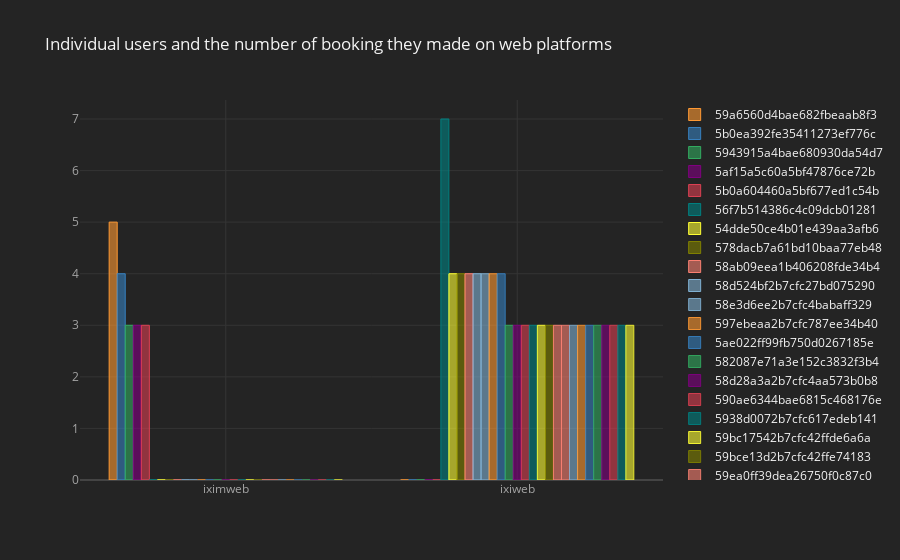

Here is the notebook cell this chart was saved with:
### Markdown cell above
Visualizing the results in a bar plot. The bar plot below shows the individual users and the number of bookings they have made more than twice on the web platforms (**iximweb** and **ixiweb**)

### Code cell
new.iplot(kind = 'bar', title = 'Individual users and the number of booking they made on web platforms')

### Figure 1 — Plotly figure (JSON) as saved in the notebook; plotly's stock layout.template omitted (floating-point values rounded to 4 significant figures)
{"data": [{"marker": {"color": "rgba(255, 153, 51, 0.6)", "line": {"color": "rgba(255, 153, 51, 1.0)", "width": 1}}, "name": "59a6560d4bae682fbeaab8f3", "orientation": "v", "text": "", "type": "bar", "x": ["iximweb", "ixiweb"], "y": [5, 0]}, {"marker": {"color": "rgba(55, 128, 191, 0.6)", "line": {"color": "rgba(55, 128, 191, 1.0)", "width": 1}}, "name": "5b0ea392fe35411273ef776c", "orientation": "v", "text": "", "type": "bar", "x": ["iximweb", "ixiweb"], "y": [4, 0]}, {"marker": {"color": "rgba(50, 171, 96, 0.6)", "line": {"color": "rgba(50, 171, 96, 1.0)", "width": 1}}, "name": "5943915a4bae680930da54d7", "orientation": "v", "text": "", "type": "bar", "x": ["iximweb", "ixiweb"], "y": [3, 0]}, {"marker": {"color": "rgba(128, 0, 128, 0.6)", "line": {"color": "rgba(128, 0, 128, 1.0)", "width": 1}}, "name": "5af15a5c60a5bf47876ce72b", "orientation": "v", "text": "", "type": "bar", "x": ["iximweb", "ixiweb"], "y": [3, 0]}, {"marker": {"color": "rgba(219, 64, 82, 0.6)", "line": {"color": "rgba(219, 64, 82, 1.0)", "width": 1}}, "name": "5b0a604460a5bf677ed1c54b", "orientation": "v", "text": "", "type": "bar", "x": ["iximweb", "ixiweb"], "y": [3, 0]}, {"marker": {"color": "rgba(0, 128, 128, 0.6)", "line": {"color": "rgba(0, 128, 128, 1.0)", "width": 1}}, "name": "56f7b514386c4c09dcb01281", "orientation": "v", "text": "", "type": "bar", "x": ["iximweb", "ixiweb"], "y": [0, 7]}, {"marker": {"color": "rgba(255, 255, 51, 0.6)", "line": {"color": "rgba(255, 255, 51, 1.0)", "width": 1}}, "name": "54dde50ce4b01e439aa3afb6", "orientation": "v", "text": "", "type": "bar", "x": ["iximweb", "ixiweb"], "y": [0, 4]}, {"marker": {"color": "rgba(128, 128, 0, 0.6)", "line": {"color": "rgba(128, 128, 0, 1.0)", "width": 1}}, "name": "578dacb7a61bd10baa77eb48", "orientation": "v", "text": "", "type": "bar", "x": ["iximweb", "ixiweb"], "y": [0, 4]}, {"marker": {"color": "rgba(251, 128, 114, 0.6)", "line": {"color": "rgba(251, 128, 114, 1.0)", "width": 1}}, "name": "58ab09eea1b406208fde34b4", "orientation": "v", "text": "", "type": "bar", "x": ["iximweb", "ixiweb"], "y": [0, 4]}, {"marker": {"color": "rgba(128, 177, 211, 0.6)", "line": {"color": "rgba(128, 177, 211, 1.0)", "width": 1}}, "name": "58d524bf2b7cfc27bd075290", "orientation": "v", "text": "", "type": "bar", "x": ["iximweb", "ixiweb"], "y": [0, 4]}, {"marker": {"color": "rgba(128, 177, 211, 0.6)", "line": {"color": "rgba(128, 177, 211, 0.8999999999999999)", "width": 1}}, "name": "58e3d6ee2b7cfc4babaff329", "orientation": "v", "text": "", "type": "bar", "x": ["iximweb", "ixiweb"], "y": [0, 4]}, {"marker": {"color": "rgba(255, 153, 51, 0.6)", "line": {"color": "rgba(255, 153, 51, 0.8999999999999999)", "width": 1}}, "name": "597ebeaa2b7cfc787ee34b40", "orientation": "v", "text": "", "type": "bar", "x": ["iximweb", "ixiweb"], "y": [0, 4]}, {"marker": {"color": "rgba(55, 128, 191, 0.6)", "line": {"color": "rgba(55, 128, 191, 0.8999999999999999)", "width": 1}}, "name": "5ae022ff99fb750d0267185e", "orientation": "v", "text": "", "type": "bar", "x": ["iximweb", "ixiweb"], "y": [0, 4]}, {"marker": {"color": "rgba(50, 171, 96, 0.6)", "line": {"color": "rgba(50, 171, 96, 0.8999999999999999)", "width": 1}}, "name": "582087e71a3e152c3832f3b4", "orientation": "v", "text": "", "type": "bar", "x": ["iximweb", "ixiweb"], "y": [0, 3]}, {"marker": {"color": "rgba(128, 0, 128, 0.6)", "line": {"color": "rgba(128, 0, 128, 0.8999999999999999)", "width": 1}}, "name": "58d28a3a2b7cfc4aa573b0b8", "orientation": "v", "text": "", "type": "bar", "x": ["iximweb", "ixiweb"], "y": [0, 3]}, {"marker": {"color": "rgba(219, 64, 82, 0.6)", "line": {"color": "rgba(219, 64, 82, 0.8999999999999999)", "width": 1}}, "name": "590ae6344bae6815c468176e", "orientation": "v", "text": "", "type": "bar", "x": ["iximweb", "ixiweb"], "y": [0, 3]}, {"marker": {"color": "rgba(0, 128, 128, 0.6)", "line": {"color": "rgba(0, 128, 128, 0.8999999999999999)", "width": 1}}, "name": "5938d0072b7cfc617edeb141", "orientation": "v", "text": "", "type": "bar", "x": ["iximweb", "ixiweb"], "y": [0, 3]}, {"marker": {"color": "rgba(255, 255, 51, 0.6)", "line": {"color": "rgba(255, 255, 51, 0.8999999999999999)", "width": 1}}, "name": "59bc17542b7cfc42ffde6a6a", "orientation": "v", "text": "", "type": "bar", "x": ["iximweb", "ixiweb"], "y": [0, 3]}, {"marker": {"color": "rgba(128, 128, 0, 0.6)", "line": {"color": "rgba(128, 128, 0, 0.8999999999999999)", "width": 1}}, "name": "59bce13d2b7cfc42ffe74183", "orientation": "v", "text": "", "type": "bar", "x": ["iximweb", "ixiweb"], "y": [0, 3]}, {"marker": {"color": "rgba(251, 128, 114, 0.6)", "line": {"color": "rgba(251, 128, 114, 0.8999999999999999)", "width": 1}}, "name": "59ea0ff39dea26750f0c87c0", "orientation": "v", "text": "", "type": "bar", "x": ["iximweb", "ixiweb"], "y": [0, 3]}, {"marker": {"color": "rgba(251, 128, 114, 0.6)", "line": {"color": "rgba(251, 128, 114, 0.7999999999999998)", "width": 1}}, "name": "59edaf329dea266e8daf27b3", "orientation": "v", "text": "", "type": "bar", "x": ["iximweb", "ixiweb"], "y": [0, 3]}, {"marker": {"color": "rgba(128, 177, 211, 0.6)", "line": {"color": "rgba(128, 177, 211, 0.7999999999999998)", "width": 1}}, "name": "5a8705890a384c6e8dbb5213", "orientation": "v", "text": "", "type": "bar", "x": ["iximweb", "ixiweb"], "y": [0, 3]}, {"marker": {"color": "rgba(255, 153, 51, 0.6)", "line": {"color": "rgba(255, 153, 51, 0.7999999999999998)", "width": 1}}, "name": "5a8ec86860a5bf42b22fc9bf", "orientation": "v", "text": "", "type": "bar", "x": ["iximweb", "ixiweb"], "y": [0, 3]}, {"marker": {"color": "rgba(55, 128, 191, 0.6)", "line": {"color": "rgba(55, 128, 191, 0.7999999999999998)", "width": 1}}, "name": "5a9be14dd9401f33979dd4ee", "orientation": "v", "text": "", "type": "bar", "x": ["iximweb", "ixiweb"], "y": [0, 3]}, {"marker": {"color": "rgba(50, 171, 96, 0.6)", "line": {"color": "rgba(50, 171, 96, 0.7999999999999998)", "width": 1}}, "name": "5aeb121960a5bf2f757f6472", "orientation": "v", "text": "", "type": "bar", "x": ["iximweb", "ixiweb"], "y": [0, 3]}, {"marker": {"color": "rgba(128, 0, 128, 0.6)", "line": {"color": "rgba(128, 0, 128, 0.7999999999999998)", "width": 1}}, "name": "5b17e23c60a5bf40db887382", "orientation": "v", "text": "", "type": "bar", "x": ["iximweb", "ixiweb"], "y": [0, 3]}, {"marker": {"color": "rgba(219, 64, 82, 0.6)", "line": {"color": "rgba(219, 64, 82, 0.7999999999999998)", "width": 1}}, "name": "5b2b760fd9e44b1949986de7", "orientation": "v", "text": "", "type": "bar", "x": ["iximweb", "ixiweb"], "y": [0, 3]}, {"marker": {"color": "rgba(0, 128, 128, 0.6)", "line": {"color": "rgba(0, 128, 128, 0.7999999999999998)", "width": 1}}, "name": "5b2c947ed9e44b3cf936668d", "orientation": "v", "text": "", "type": "bar", "x": ["iximweb", "ixiweb"], "y": [0, 3]}, {"marker": {"color": "rgba(255, 255, 51, 0.6)", "line": {"color": "rgba(255, 255, 51, 0.7999999999999998)", "width": 1}}, "name": "5b31db0760a5bf0abd599d69", "orientation": "v", "text": "", "type": "bar", "x": ["iximweb", "ixiweb"], "y": [0, 3]}], "layout": {"legend": {"bgcolor": "#242424", "font": {"color": "#F4F4F4"}}, "paper_bgcolor": "#242424", "plot_bgcolor": "#242424", "title": {"font": {"color": "#F4F4F4"}, "text": "Individual users and the number of booking they made on web platforms"}, "xaxis": {"gridcolor": "#343434", "showgrid": true, "tickfont": {"color": "#A4A4A4"}, "title": {"font": {"color": "#A4A4A4"}, "text": ""}, "zerolinecolor": "#444444"}, "yaxis": {"gridcolor": "#343434", "showgrid": true, "tickfont": {"color": "#A4A4A4"}, "title": {"font": {"color": "#A4A4A4"}, "text": ""}, "zerolinecolor": "#444444"}}}
